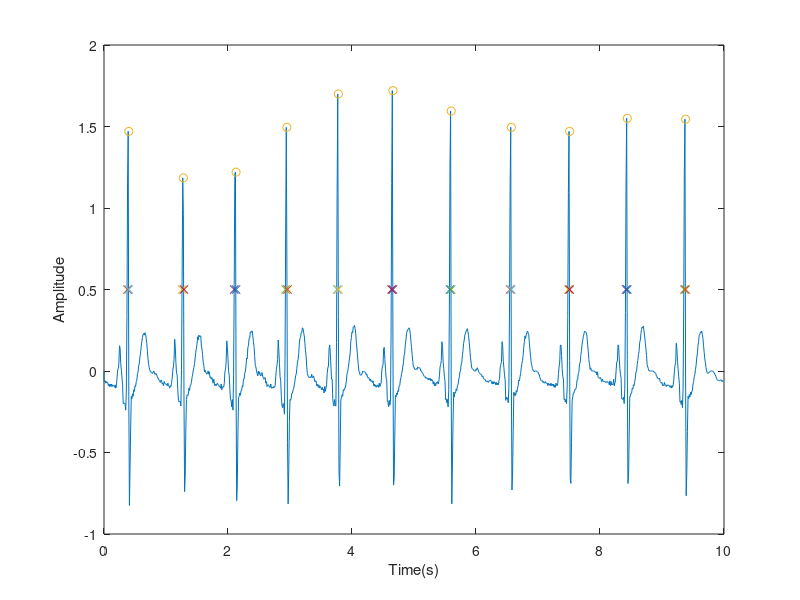
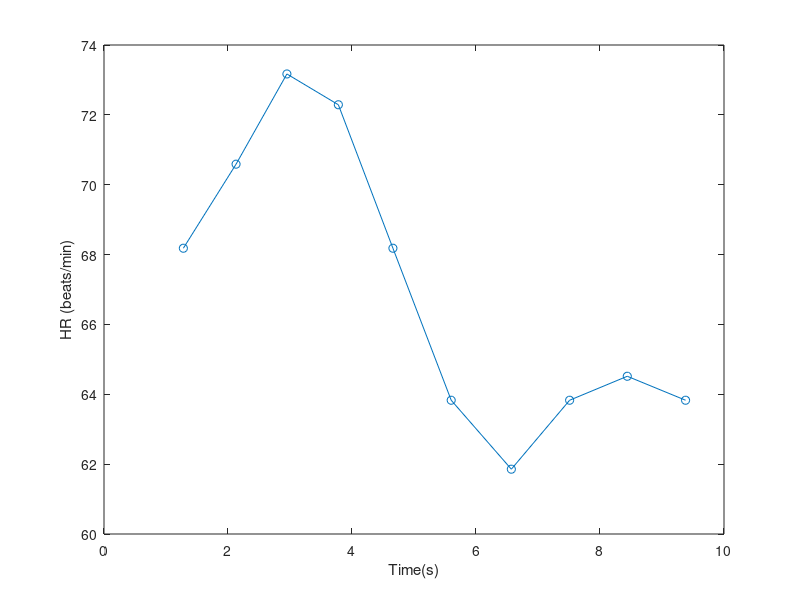

Source code (MATLAB) for these figures, in order:
% Kengroo.com, 2017 - % Author: Ashish Jagtiani (ashishvjagtiani@gmail.com)% Tutorial Series: Progamming in Octave%% ECG Analysis: Part 1% In this program, we look at loading ECG data downloaded from% a website and stored locally in .csv format.% This data is used to exatract heart rate variation as a function of timeclear;clc;close all;#data from https://physionet.org/cgi-bin/atm/ATM# From Apnea-ECG database#Record a01ECG_data=csvread('ECG_samples.csv');plot(ECG_data(:,1),ECG_data(:,2));#We are going to use a threshold detector logic to detect the R-wavethreshold = 0.5;threshold_flag=0;size_data = length(ECG_data);data_pointer1 = 1;for (i=1:size_data)#checks when data crosses threshold i.e is greater than thresholdif (ECG_data(i,2)>=threshold && threshold_flag == 0)threshold_cross(data_pointer1,1) = i;threshold_flag=1;#checks when data crosses threshold i.e is lower than thresholdelseif (ECG_data(i,2)<=threshold && threshold_flag == 1)threshold_flag=0;threshold_cross(data_pointer1,2) = i;data_pointer1++;endifendfor%lets find the max data and location of the data when the threshold is crossed% This is effectively detecting the location of the R-wave in the ECG waveformlength_peaks =length(threshold_cross);for (i=1:length_peaks)threshold_left= threshold_cross(i,1);threshold_right= threshold_cross(i,2);[x, y]= max(ECG_data(threshold_left:threshold_right,2));peak_data(i)=x;peak_loc(i)=threshold_left + y;endfor#plot data with superimposed peak and threshold_crosshold on;plot(ECG_data(threshold_cross(:,1),1),threshold,'x');plot(ECG_data(threshold_cross(:,2),1),threshold,'x');plot(ECG_data(peak_loc,1),peak_data,'o')xlabel('Time(s)');ylabel('Amplitude');hold off;#Lets calculate the HRsingle_beat=diff(ECG_data(peak_loc,1));HR = 60./single_beat#plot HR as a function of timefigure()HR_time= ECG_data(peak_loc(2:length(peak_loc)),1);plot(HR_time,HR,'o-');xlabel('Time(s)');ylabel('HR (beats/min)')'